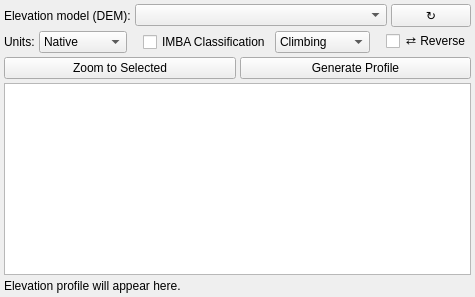
      <widget class="QWidget" name="profileTab">
       <attribute name="title">
        <string>Profile &amp; Difficulty</string>
       </attribute>
       <layout class="QVBoxLayout" name="profileTabLayout">
        <property name="spacing">
         <number>4</number>
        </property>
        <property name="leftMargin">
         <number>4</number>
        </property>
        <property name="topMargin">
         <number>4</number>
        </property>
        <property name="rightMargin">
         <number>4</number>
        </property>
        <property name="bottomMargin">
         <number>4</number>
        </property>

        <!-- DEM picker (Profile tab only — not used by NEPA analysis tabs) -->
        <item>
         <layout class="QHBoxLayout" name="demRow">
          <property name="spacing">
           <number>4</number>
          </property>
          <item>
           <widget class="QLabel" name="demLabel">
            <property name="text">
             <string>Elevation model (DEM):</string>
            </property>
            <property name="toolTip">
             <string>Used only for elevation profile generation — not used by Stream Crossings, Habitat Overlap, or NEPA Report tabs</string>
            </property>
           </widget>
          </item>
          <item>
           <widget class="QComboBox" name="demDropdown">
            <property name="sizePolicy">
             <sizepolicy hsizetype="Expanding" vsizetype="Fixed">
              <horstretch>1</horstretch>
              <verstretch>0</verstretch>
             </sizepolicy>
            </property>
            <property name="toolTip">
             <string>Select the raster DEM layer to sample elevation along the trail</string>
            </property>
           </widget>
          </item>
          <item>
           <widget class="QPushButton" name="refreshDemButton">
            <property name="text">
             <string>↻</string>
            </property>
            <property name="toolTip">
             <string>Refresh elevation model list</string>
            </property>
            <property name="maximumWidth">
             <number>28</number>
            </property>
            <property name="maximumHeight">
             <number>24</number>
            </property>
           </widget>
          </item>
         </layout>
        </item>

        <!-- Options row: units, IMBA, reverse -->
        <item>
         <layout class="QHBoxLayout" name="optionsRow">
          <property name="spacing">
           <number>4</number>
          </property>
          <item>
           <widget class="QLabel" name="unitsLabel">
            <property name="text">
             <string>Units:</string>
            </property>
           </widget>
          </item>
          <item>
           <widget class="QComboBox" name="distanceUnitsDropdown">
            <property name="maximumWidth">
             <number>90</number>
            </property>
            <item>
             <property name="text">
              <string>Native</string>
             </property>
            </item>
            <item>
             <property name="text">
              <string>Miles</string>
             </property>
            </item>
            <item>
             <property name="text">
              <string>Kilometers</string>
             </property>
            </item>
           </widget>
          </item>
          <item>
           <spacer name="optionsSpacer1">
            <property name="orientation">
             <enum>Qt::Horizontal</enum>
            </property>
            <property name="sizeType">
             <enum>QSizePolicy::Fixed</enum>
            </property>
            <property name="sizeHint" stdset="0">
             <size>
              <width>12</width>
              <height>0</height>
             </size>
            </property>
           </spacer>
          </item>
          <item>
           <widget class="QCheckBox" name="imbaSlopeCheckBox">
            <property name="text">
             <string>IMBA Classification</string>
            </property>
            <property name="toolTip">
             <string>Colour the profile by IMBA slope difficulty classification</string>
            </property>
           </widget>
          </item>
          <item>
           <widget class="QComboBox" name="imbaModeComboBox">
            <property name="maximumWidth">
             <number>100</number>
            </property>
            <item>
             <property name="text">
              <string>Climbing</string>
             </property>
            </item>
            <item>
             <property name="text">
              <string>Descending</string>
             </property>
            </item>
           </widget>
          </item>
          <item>
           <spacer name="optionsSpacer2">
            <property name="orientation">
             <enum>Qt::Horizontal</enum>
            </property>
            <property name="sizeType">
             <enum>QSizePolicy::Fixed</enum>
            </property>
            <property name="sizeHint" stdset="0">
             <size>
              <width>12</width>
              <height>0</height>
             </size>
            </property>
           </spacer>
          </item>
          <item>
           <widget class="QCheckBox" name="reverseDirectionCheckBox">
            <property name="text">
             <string>⇄ Reverse</string>
            </property>
            <property name="toolTip">
             <string>Flip the profile start/end — use when the trail was digitized from finish to start</string>
            </property>
           </widget>
          </item>
          <item>
           <spacer name="optionsStretch">
            <property name="orientation">
             <enum>Qt::Horizontal</enum>
            </property>
            <property name="sizeType">
             <enum>QSizePolicy::Expanding</enum>
            </property>
            <property name="sizeHint" stdset="0">
             <size>
              <width>0</width>
              <height>0</height>
             </size>
            </property>
           </spacer>
          </item>
         </layout>
        </item>

        <!-- Action buttons row -->
        <item>
         <layout class="QHBoxLayout" name="actionRow">
          <property name="spacing">
           <number>4</number>
          </property>
          <item>
           <widget class="QPushButton" name="zoomButton">
            <property name="text">
             <string>Zoom to Selected</string>
            </property>
            <property name="toolTip">
             <string>Zoom map to selected trail features</string>
            </property>
           </widget>
          </item>
          <item>
           <widget class="QPushButton" name="profileButton">
            <property name="text">
             <string>Generate Profile</string>
            </property>
           </widget>
          </item>
         </layout>
        </item>

        <!-- Summary bar -->
        <item>
         <widget class="QTextEdit" name="summaryText">
          <property name="readOnly">
           <bool>true</bool>
          </property>
          <property name="maximumHeight">
           <number>52</number>
          </property>
         </widget>
        </item>

        <!-- Matplotlib canvas placeholder -->
        <item>
         <widget class="QLabel" name="profileLabel">
          <property name="text">
           <string>Elevation profile will appear here.</string>
          </property>
         </widget>
        </item>

       </layout>
      </widget>
